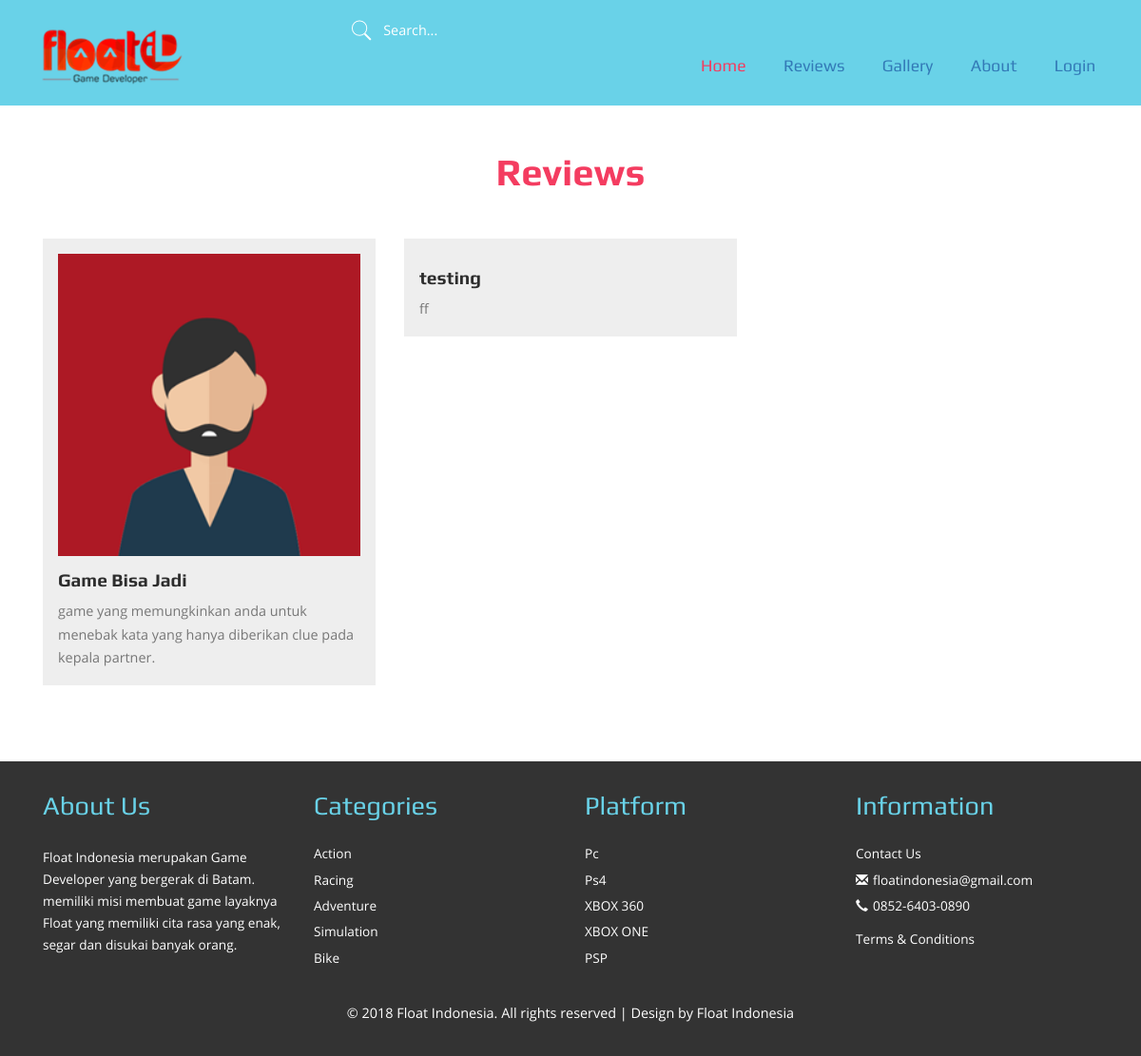
Page /index.php/reviews/review on the committed database.
### tables this page shows
CREATE TABLE IF NOT EXISTS `artikel` (
  `id_artikel` int(11) NOT NULL AUTO_INCREMENT,
  `id_admin` int(11) NOT NULL,
  `judul` text,
  `isi` text,
  `files` varchar(100) DEFAULT NULL,
  `artikel_tanggal` timestamp NULL DEFAULT CURRENT_TIMESTAMP,
  PRIMARY KEY (`id_artikel`),
  KEY `id_admin` (`id_admin`)
);

### application/controllers/reviews.php (called while the page is built, shortened)
<?php
 class reviews extends CI_Controller {
     function __construct(){
         $this->load->library(array('form_validation'));
         $this->load->helper(array('url','form'));
         $this->load->model('m_reviews');
     }
	public function review() {
		$this->load->model('m_reviews');
		$data_artikel = $this->m_reviews->get_artikel();
 		$this->load->view('v_reviews',$data_artikel);
 }
}

### index.php (called while the page is built, shortened)
<?php
require_once BASEPATH.'core/CodeIgniter.php';

### application/models/m_reviews.php (called while the page is built, shortened)
<?php
  class m_reviews extends CI_Model{
	function get_artikel(){
  		$this->db->select('*');
	  	$this->db->from('artikel');
	  	$query = $this->db->get();
	  	$result = $query->result();
	  	return array('data_artikel'=>$result);
  	}
  }

### application/views/v_reviews.php (the view, shortened to what this page needs)
<!DOCTYPE HTML>
<html>
<head>
<link href="<?= base_url();?>assets/css/bootstrap.css" rel='stylesheet' type='text/css' />
<link href="<?= base_url();?>assets/css/style.css" rel='stylesheet' type='text/css' />
</head>
<body>
<div class="top-banner">
	 <div class="header">
		 <div class="container">
			 <div class="header-left">
			 	<div class="logo">
					 <h1><img src="<?= base_url();?>assets/images/logo-login.png"></h>
			  </div>
			  <div class="search">
					<from>
						 <input type="submit" value="">
						 <input type="text" value="" placeholder="Search...">
					 </from>
					</div>
			 <div class="top-menu">
					<ul class="nav1">
						 <li class="active"><a href="<?= base_url(); ?>">Home</a></li>
						 <li><a href="<?= base_url('index.php/reviews/review'); ?>">Reviews</a></li>
						 <li><a href="<?= base_url('index.php/gallery_all/viewgallery'); ?>">Gallery</a></li>
						 <li><a href="<?= base_url('index.php/about/aboutall'); ?>">About</a></li>
						 <li><a href="<?= base_url('index.php/Login');?>">Login</a></li>
				  </ul>
			 </div>
				<div class="clearfix"></div>
		 </div>
	 </div>
</div>
<div class="review">
	 <div class="container">
	 		<?php
				function limit_words($string, $word_limit){
                $words = explode(" ",$string);
                return implode(" ",array_splice($words,0,$word_limit));
            	}
            ?>
		 <h2 >Reviews</h2>
		 <div class="review-md1">
		 	 <?php foreach ($data_artikel as $data) { ?>
				 <div class="col-md-4 sed-md">
				 	 <div class=" col-1">
						 <a href="<?= base_url('index.php/lihatpage1/lihatisipage/'.$data->id_artikel);?>"><img class="img-responsive" src="<?php echo base_url('assets/images/').$data->files;?>" width="400px" alt=""></a>
					 	<h4><a href="<?= base_url('index.php/lihatpage1/lihatisipage/'.$data->id_artikel);?>"><?= $data->judul; ?></a></h4>
						<p><?php echo limit_words($data->isi,20);?></p>
					 </div>
				 </div>
		 <?php } ?>
				<div class="clearfix"> </div>
		 </div>
	 </div>
</div>
<div class="footer">
	 <div class="container">
		 <div class="footer-grids">
			 <div class="col-md-3 ftr-info">
				 <h3>About Us</h3>
				 <p>Float Indonesia merupakan Game Developer yang bergerak di Batam. memiliki misi membuat game layaknya Float yang memiliki cita rasa yang enak, segar dan disukai banyak orang.</p>
			 </div>
			 <div class="col-md-3 ftr-grid">
				 <h3>Categories</h3>
				 <ul class="ftr-list">
					 <li><a href="#">Action</a></li>
					 <li><a href="#">Racing</a></li>
					 <li><a href="#">Adventure</a></li>
					 <li><a href="#">Simulation</a></li>
					 <li><a href="#">Bike</a></li>
				 </ul>
			 </div>
			 <div class="col-md-3 ftr-grid">
				 <h3>Platform</h3>
				 <ul class="ftr-list">
					 <li><a href="#">Pc</a></li>
					 <li><a href="#">Ps4</a></li>
					 <li><a href="#">XBOX 360</a></li>
					 <li><a href="#">XBOX ONE</a></li>
					 <li><a href="#">PSP</a></li>
				 </ul>
			 </div>
			 <div class="col-md-3 ftr-grid">
				 <h3>Information</h3>
				 <ul class="ftr-list">
					 <li><a href="<?= base_url('index.php/about/aboutall'); ?>">Contact Us</a></li>
					 <li><a href="floatindonesia@gmail.com"><span class="glyphicon glyphicon-envelope" aria-hidden="true"></span>floatindonesia@gmail.com</a></li>
					 <li><a href="#"><span class="glyphicon glyphicon-earphone" aria-hidden="true"></span>0852-6403-0890</li>
					 <li><a href="#">Terms & Conditions</a></li>
				 </ul>
			 </div>
			 <div class="clearfix"></div>
		 </div>
	 </div>
</div>
<div class="copywrite">
	 <div class="container">
		 <p> © 2018 Float Indonesia. All rights reserved | Design by Float Indonesia</p>
	 </div>
</div>
</body>
</html>

### assets/css/style.css (style rules this page uses)
h4, h5, h6, h1, h2, h3 { margin: 0; }
ul, ol { margin: 0; padding:0; }
p { margin: 0; }
html, body { font-family: 'OpenSans-Regular'; font-size: 100%; background: #ffffff; }
body a { transition:0.5s all; -webkit-transition:0.5s all; -moz-transition:0.5s all; -o-transition:0.5s all; -ms-transition:0.5s all; }
.header { background:#69d2e8; padding:1em 0; }
.search { position: relative; float: left; width:40%; margin-left:10em; }
.search input[type="text"] { padding: 6px 10px 6px 0px; outline: none; color: #fff; background: none; border: none; width: 88%; position: relative; font-size: 0.9em; -webkit-appearance: none; margin-left: 3em; }
.search input[type="submit"] { background: url('../images/search1.png') no-repeat 0px 1px; border: none; cursor: pointer; width: 24px; outline: none; position: absolute; height: 24px; top: 3px; left: 8px; }
.glyphicon-earphone:before,.glyphicon-envelope:before { font-size:13px; margin-right:5px; }
.logo { float:left; }
.top-menu { float:right; }
.top-menu ul li { display:inline-block; }
.top-menu ul li a { display:block; color:#c; padding:0.5em 1em; text-decoration:none; font-family: 'Play-Regular'; font-size:1.1em; }
.top-menu ul li.active a,.top-menu ul li a:hover { color: #f43c60; }
.top-banner { position:relative; }
.footer { background:#333; padding:2em 0 0 0; }
.ftr-grid h3,.ftr-info h3 { font-family: 'Play-Regular'; font-size:1.7em; margin-bottom:0.8em; color:#69d2e8; }
.ftr-grid ul li { display:block; }
.ftr-grid ul li a { display:block; color:#fff; padding:4px 0; text-decoration:none; font-size:0.85em; }
.ftr-info p { font-size:0.85em; line-height:1.7em; color:#fff; margin-top:2em; }
.copywrite { padding:2em 0; background:#333; }
.copywrite p { color: #FFF; font-size: .9em; text-align: center; line-height: 1.8em; }
.about h2,.review h2,h2.top,.gallery h2,.contact h2 { font-family: 'Play-Bold'; font-size: 2.5em; color: #f43c60; text-align:center; }
.review { padding: 3em 0 5em; }
.col-1 { background: #eee; padding: 1em; }
.col-1 h4 { font-size:1.2em; margin: 0.8em 0 0.5em; font-family: 'Play-Bold'; }
.col-1 h4 a { color:#2d2d2d; text-decoration: none; }
.col-1 p { line-height: 1.7em; font-size: 0.9em; color: #777; }
.review-md1 { padding: 3em 0 0; }

### rows in the picture
artikel: files (picture), judul "Game Bisa Jadi", isi "game yang memungkinkan anda untuk menebak kata yang hanya diberikan clue pada kepala partner."
artikel: judul "testing", isi "ff"
